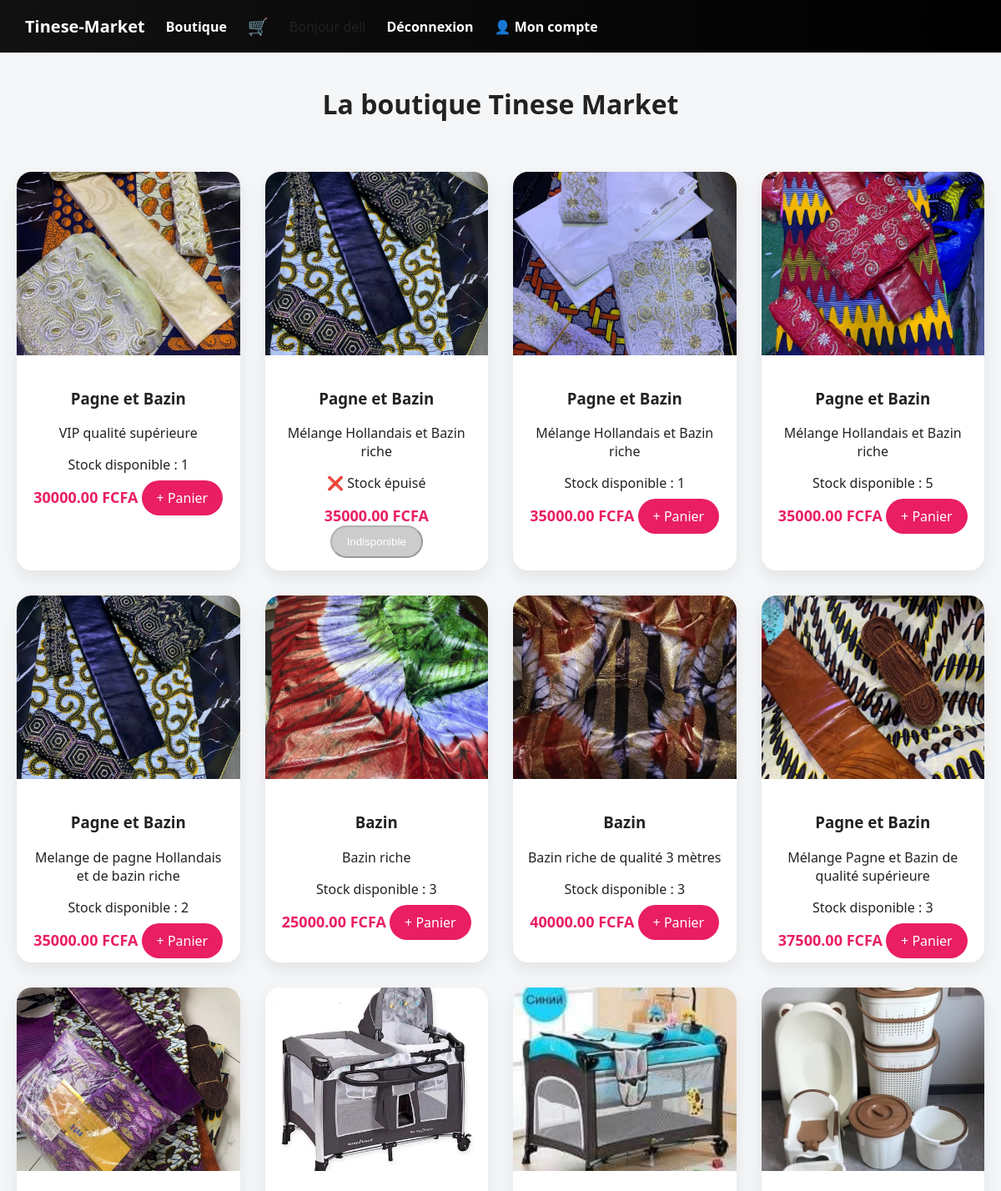
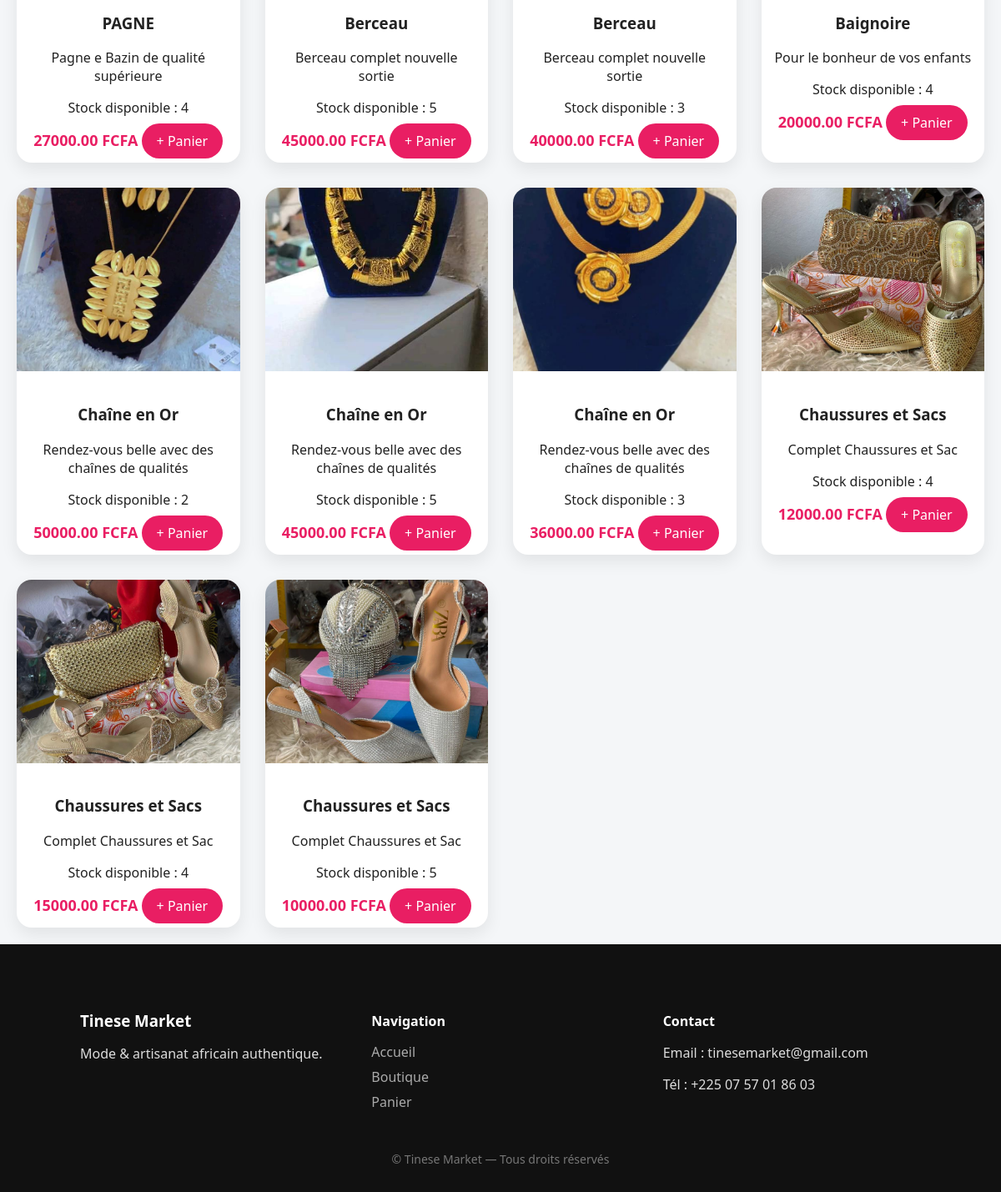
Page /boutique/ (signed in) on the committed database (2 pictures, top to bottom).
### boutique/models.py (models this page shows, shortened)
class Product(models.Model):
    category = models.ForeignKey(
    Category,
    related_name='products',
    on_delete=models.CASCADE,
    null=True,
    blank=True
)
    name = models.CharField(max_length=200)
    description = models.TextField()
    price = models.DecimalField(max_digits=8, decimal_places=2)
    stock = models.PositiveIntegerField(default=0)
    image = models.ImageField(upload_to='products/', blank=True)

### boutique/views.py (the view)
# urls.py: path('', views.shop, name='shop'),
def shop(request):
    products = Product.objects.all()
    categories = Category.objects.all()
    return render(request, "boutique/shop.html", {
        "products": products,
        "categories": categories
    })

### cart/cart.py (called while the page is built)
    def total_quantity(self):
        return sum(item['qty'] for item in self.cart.values())

### cart/context_processors.py (called while the page is built)
def cart_info(request):
    cart = Cart(request)
    return {
        'cart_count': cart.total_quantity()
    }

### templates/boutique/shop.html (shortened to what this page needs)
{% extends 'base.html' %}
{% block content %}
<h1 class="page-title">La boutique Tinese Market</h1>
<div class="products">
    {% for product in products %}
        <div class="product-card">
            <div class="product-image">
                {% if product.image %}
                    <img src="{{ product.image.url }}" alt="{{ product.name }}">
                {% endif %}
            </div>
            <div class="product-info">
                <h3>{{ product.name }}</h3>
                <p>{{ product.description|truncatechars:80 }}</p>
                {% if product.stock > 0 %}
                    <p class="stock in-stock">
                        Stock disponible : {{ product.stock }}
                    </p>
                {% else %}
                    <p class="stock out-stock">
                        ❌ Stock épuisé
                    </p>
                {% endif %}
                <div class="product-footer">
                    <span class="price">{{ product.price }} FCFA</span>
                    {% if product.stock > 0 %}
                        <a class="btn-add"
                           href="{% url 'add_to_cart' product.id %}">
                            + Panier
                        </a>
                    {% else %}
                        <button class="btn-add disabled" disabled>
                            Indisponible
                        </button>
                    {% endif %}
                </div>
            </div>
        </div>
    {% empty %}
        <p>Aucun produit</p>
    {% endfor %}
</div>
{% endblock %}

### templates/base.html (shortened to what this page needs)
{% load static %}
<!DOCTYPE html>
<html lang="fr">
<head>
    <link rel="stylesheet" href="{% static 'css/style.css' %}">
</head>
<body>
    <nav>
        <a href="{% url 'home' %}" class="logo">Tinese-Market</a>
        <a href="{% url 'shop' %}">Boutique</a>
        <a href="{% url 'cart_detail' %}" class="cart-link">
            🛒
        </a>
         {% if user.is_authenticated %}
            <span>Bonjour {{ user.username }}</span>
            <a href="{% url 'logout' %}">Déconnexion</a>
             <a href="{% url 'my_orders' %}">👤 Mon compte</a>
        {% else %}
            <a href="{% url 'register' %}">Inscription</a>
            <a href="{% url 'login' %}">Connexion</a>
        {% endif %}
    </nav>
    <main>
        {% block content %}
        {% endblock %}
    </main>
    <footer class="footer">
    <div class="footer-grid">
        <div>
            <h3>Tinese Market</h3>
            <p>Mode & artisanat africain authentique.</p>
        </div>
        <div>
            <h4>Navigation</h4>
            <a href="{% url 'home' %}">Accueil</a>
            <a href="{% url 'shop' %}">Boutique</a>
            <a href="{% url 'cart_detail' %}">Panier</a>
        </div>
        <div>
            <h4>Contact</h4>
            <p>Email : tinesemarket@gmail.com</p>
            <p>Tél : +225 07 57 01 86 03</p>
        </div>
    </div>
    <div class="footer-bottom">
        © Tinese Market — Tous droits réservés
    </div>
</footer>
</body>
</html>

### static/css/style.css (style rules this page uses)
body { font-family: "Segoe UI", Arial, sans-serif; margin: 0; background: #f4f6f8; color: #222; }
h1, h2, h3 { font-weight: 700; }
.page-title { text-align: center; margin: 40px 0; }
nav { background: linear-gradient(90deg, #111, #000); padding: 18px 30px; display: flex; align-items: center; gap: 25px; }
nav a { color: white; text-decoration: none; font-weight: 600; position: relative; }
nav a::after { content: ""; position: absolute; bottom: -6px; left: 0; width: 0; height: 2px; background: #e91e63; transition: width 0.3s ease; }
.cart-link { position: relative; }
.btn-add { background: #e91e63; color: white; padding: 10px 18px; border-radius: 25px; text-decoration: none; }
.products { display: grid; grid-template-columns: repeat(auto-fit, minmax(260px, 1fr)); gap: 30px; padding: 20px; }
.product-card { background: white; border-radius: 18px; overflow: hidden; box-shadow: 0 8px 20px rgba(0,0,0,.08); transition: transform .3s; }
.product-image img { width: 100%; height: 220px; object-fit: cover; }
.product-info { padding: 15px; text-align: center; }
.price { font-size: 18px; font-weight: bold; color: #e91e63; }
.footer { background: #111; color: #ddd; padding: 60px 8% 30px; }
.footer-grid { display: grid; grid-template-columns: repeat(auto-fit, minmax(220px, 1fr)); gap: 40px; }
.footer h3, .footer h4 { color: white; margin-bottom: 15px; }
.footer a { color: #aaa; text-decoration: none; margin-bottom: 8px; display: block; }
.footer-bottom { text-align: center; margin-top: 40px; font-size: 14px; color: #777; }
.logo { font-size: 20px; font-weight: bold; color: white; text-decoration: none; }
.cart-link { font-size: 20px; }
html, body { height: 100%; }
body { display: flex; flex-direction: column; }
main { flex: 1; }
.btn-add.disabled { background: #ccc; cursor: not-allowed; }

### rows in the picture
Product: image (picture), name "Pagne et Bazin", description "VIP qualité supérieure", stock "1", price "30000.00", shows "+ Panier"
Product: image (picture), name "Pagne et Bazin", description "Mélange Hollandais et Bazin riche", stock "❌ Stock épuisé", price "35000.00"
Product: image (picture), name "Pagne et Bazin", description "Mélange Hollandais et Bazin riche", stock "1", price "35000.00", shows "+ Panier"
Product: image (picture), name "Pagne et Bazin", description "Mélange Hollandais et Bazin riche", stock "5", price "35000.00", shows "+ Panier"
Product: image (picture), name "Pagne et Bazin", description "Melange de pagne Hollandais et de bazin riche", stock "2", price "35000.00", shows "+ Panier"
Product: image (picture), name "Bazin", description "Bazin riche", stock "3", price "25000.00", shows "+ Panier"
Product: image (picture), name "Bazin", description "Bazin riche de qualité 3 mètres", stock "3", price "40000.00", shows "+ Panier"
Product: image (picture), name "Pagne et Bazin", description "Mélange Pagne et Bazin de qualité supérieure", stock "3", price "37500.00", shows "+ Panier"
Product: image (picture), name "PAGNE", description "Pagne e Bazin de qualité supérieure", stock "4", price "27000.00", shows "+ Panier"
Product: image (picture), name "Berceau", description "Berceau complet nouvelle sortie", stock "5", price "45000.00", shows "+ Panier"
Product: image (picture), name "Berceau", description "Berceau complet nouvelle sortie", stock "3", price "40000.00", shows "+ Panier"
Product: image (picture), name "Baignoire", description "Pour le bonheur de vos enfants", stock "4", price "20000.00", shows "+ Panier"
Product: image (picture), name "Chaîne en Or", description "Rendez-vous belle avec des chaînes de qualités", stock "2", price "50000.00", shows "+ Panier"
Product: image (picture), name "Chaîne en Or", description "Rendez-vous belle avec des chaînes de qualités", stock "5", price "45000.00", shows "+ Panier"
Product: image (picture), name "Chaîne en Or", description "Rendez-vous belle avec des chaînes de qualités", stock "3", price "36000.00", shows "+ Panier"
Product: image (picture), name "Chaussures et Sacs", description "Complet Chaussures et Sac", stock "4", price "12000.00", shows "+ Panier"
Product: image (picture), name "Chaussures et Sacs", description "Complet Chaussures et Sac", stock "4", price "15000.00", shows "+ Panier"
Product: image (picture), name "Chaussures et Sacs", description "Complet Chaussures et Sac", stock "5", price "10000.00", shows "+ Panier"

### other values in the picture
{{ user.username }} "dell"
